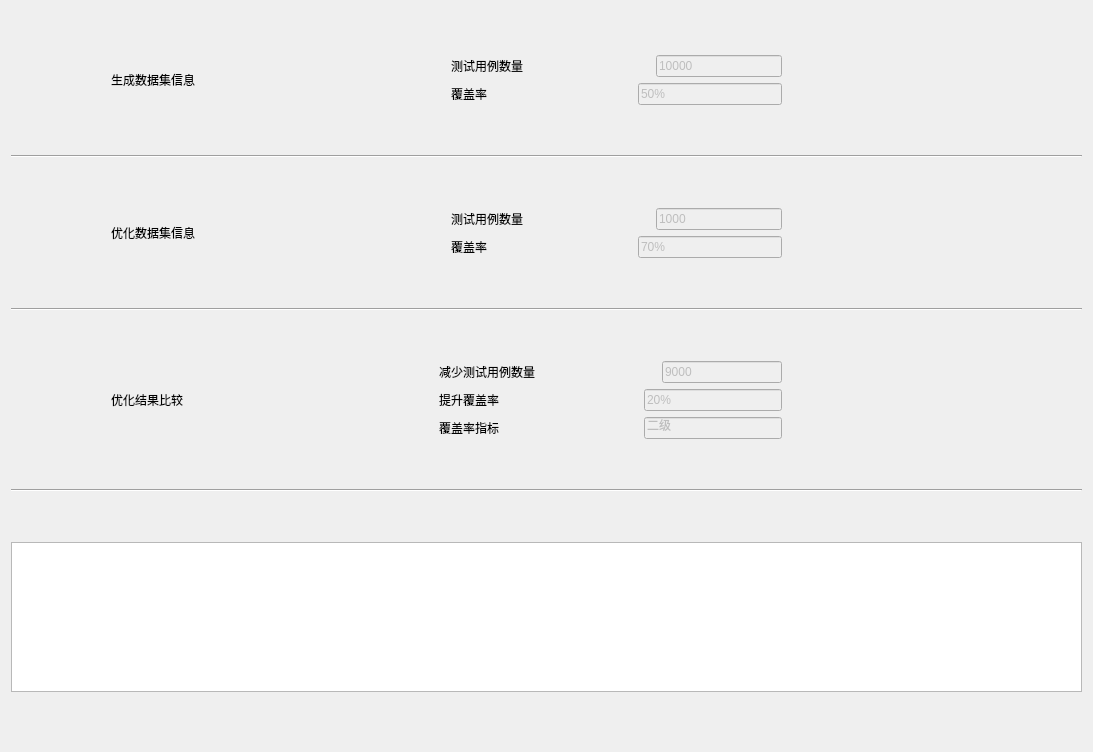
<?xml version="1.0" encoding="UTF-8"?>
<ui version="4.0">
 <class>Form</class>
 <widget class="QWidget" name="Form">
  <property name="geometry">
   <rect>
    <x>0</x>
    <y>0</y>
    <width>1093</width>
    <height>752</height>
   </rect>
  </property>
  <property name="windowTitle">
   <string>数据形式结果</string>
  </property>
  <layout class="QVBoxLayout" name="verticalLayout_4">
   <item>
    <layout class="QHBoxLayout" name="horizontalLayout_8">
     <property name="leftMargin">
      <number>100</number>
     </property>
     <property name="rightMargin">
      <number>100</number>
     </property>
     <item>
      <widget class="QLabel" name="label_11">
       <property name="text">
        <string>生成数据集信息</string>
       </property>
      </widget>
     </item>
     <item>
      <layout class="QVBoxLayout" name="verticalLayout">
       <property name="leftMargin">
        <number>200</number>
       </property>
       <item>
        <layout class="QHBoxLayout" name="horizontalLayout">
         <property name="leftMargin">
          <number>50</number>
         </property>
         <property name="rightMargin">
          <number>200</number>
         </property>
         <item>
          <widget class="QLabel" name="label_14">
           <property name="text">
            <string>测试用例数量</string>
           </property>
          </widget>
         </item>
         <item>
          <spacer name="horizontalSpacer">
           <property name="orientation">
            <enum>Qt::Horizontal</enum>
           </property>
           <property name="sizeHint" stdset="0">
            <size>
             <width>40</width>
             <height>20</height>
            </size>
           </property>
          </spacer>
         </item>
         <item>
          <widget class="QLineEdit" name="lineEdit">
           <property name="enabled">
            <bool>false</bool>
           </property>
           <property name="text">
            <string>10000</string>
           </property>
          </widget>
         </item>
        </layout>
       </item>
       <item>
        <layout class="QHBoxLayout" name="horizontalLayout_2">
         <property name="leftMargin">
          <number>50</number>
         </property>
         <property name="rightMargin">
          <number>200</number>
         </property>
         <item>
          <widget class="QLabel" name="label_15">
           <property name="text">
            <string>覆盖率</string>
           </property>
          </widget>
         </item>
         <item>
          <spacer name="horizontalSpacer_2">
           <property name="orientation">
            <enum>Qt::Horizontal</enum>
           </property>
           <property name="sizeHint" stdset="0">
            <size>
             <width>40</width>
             <height>20</height>
            </size>
           </property>
          </spacer>
         </item>
         <item>
          <widget class="QLineEdit" name="lineEdit_5">
           <property name="enabled">
            <bool>false</bool>
           </property>
           <property name="text">
            <string>50%</string>
           </property>
          </widget>
         </item>
        </layout>
       </item>
      </layout>
     </item>
    </layout>
   </item>
   <item>
    <widget class="Line" name="line_2">
     <property name="orientation">
      <enum>Qt::Horizontal</enum>
     </property>
    </widget>
   </item>
   <item>
    <layout class="QHBoxLayout" name="horizontalLayout_9">
     <property name="leftMargin">
      <number>100</number>
     </property>
     <property name="rightMargin">
      <number>100</number>
     </property>
     <item>
      <widget class="QLabel" name="label_12">
       <property name="text">
        <string>优化数据集信息</string>
       </property>
      </widget>
     </item>
     <item>
      <layout class="QVBoxLayout" name="verticalLayout_2">
       <property name="leftMargin">
        <number>200</number>
       </property>
       <item>
        <layout class="QHBoxLayout" name="horizontalLayout_3">
         <property name="leftMargin">
          <number>50</number>
         </property>
         <property name="rightMargin">
          <number>200</number>
         </property>
         <item>
          <widget class="QLabel" name="label_16">
           <property name="text">
            <string>测试用例数量</string>
           </property>
          </widget>
         </item>
         <item>
          <spacer name="horizontalSpacer_3">
           <property name="orientation">
            <enum>Qt::Horizontal</enum>
           </property>
           <property name="sizeHint" stdset="0">
            <size>
             <width>40</width>
             <height>20</height>
            </size>
           </property>
          </spacer>
         </item>
         <item>
          <widget class="QLineEdit" name="lineEdit_6">
           <property name="enabled">
            <bool>false</bool>
           </property>
           <property name="text">
            <string>1000</string>
           </property>
          </widget>
         </item>
        </layout>
       </item>
       <item>
        <layout class="QHBoxLayout" name="horizontalLayout_4">
         <property name="leftMargin">
          <number>50</number>
         </property>
         <property name="rightMargin">
          <number>200</number>
         </property>
         <item>
          <widget class="QLabel" name="label_17">
           <property name="text">
            <string>覆盖率</string>
           </property>
          </widget>
         </item>
         <item>
          <spacer name="horizontalSpacer_4">
           <property name="orientation">
            <enum>Qt::Horizontal</enum>
           </property>
           <property name="sizeHint" stdset="0">
            <size>
             <width>40</width>
             <height>20</height>
            </size>
           </property>
          </spacer>
         </item>
         <item>
          <widget class="QLineEdit" name="lineEdit_7">
           <property name="enabled">
            <bool>false</bool>
           </property>
           <property name="text">
            <string>70%</string>
           </property>
          </widget>
         </item>
        </layout>
       </item>
      </layout>
     </item>
    </layout>
   </item>
   <item>
    <widget class="Line" name="line_3">
     <property name="orientation">
      <enum>Qt::Horizontal</enum>
     </property>
    </widget>
   </item>
   <item>
    <layout class="QHBoxLayout" name="horizontalLayout_10">
     <property name="leftMargin">
      <number>100</number>
     </property>
     <property name="rightMargin">
      <number>100</number>
     </property>
     <item>
      <widget class="QLabel" name="label_13">
       <property name="text">
        <string>优化结果比较</string>
       </property>
      </widget>
     </item>
     <item>
      <layout class="QVBoxLayout" name="verticalLayout_3">
       <property name="leftMargin">
        <number>200</number>
       </property>
       <item>
        <layout class="QHBoxLayout" name="horizontalLayout_5">
         <property name="leftMargin">
          <number>50</number>
         </property>
         <property name="rightMargin">
          <number>200</number>
         </property>
         <item>
          <widget class="QLabel" name="label_18">
           <property name="text">
            <string>减少测试用例数量</string>
           </property>
          </widget>
         </item>
         <item>
          <spacer name="horizontalSpacer_5">
           <property name="orientation">
            <enum>Qt::Horizontal</enum>
           </property>
           <property name="sizeHint" stdset="0">
            <size>
             <width>40</width>
             <height>20</height>
            </size>
           </property>
          </spacer>
         </item>
         <item>
          <widget class="QLineEdit" name="lineEdit_8">
           <property name="enabled">
            <bool>false</bool>
           </property>
           <property name="text">
            <string>9000</string>
           </property>
          </widget>
         </item>
        </layout>
       </item>
       <item>
        <layout class="QHBoxLayout" name="horizontalLayout_6">
         <property name="leftMargin">
          <number>50</number>
         </property>
         <property name="rightMargin">
          <number>200</number>
         </property>
         <item>
          <widget class="QLabel" name="label_19">
           <property name="text">
            <string>提升覆盖率</string>
           </property>
          </widget>
         </item>
         <item>
          <spacer name="horizontalSpacer_6">
           <property name="orientation">
            <enum>Qt::Horizontal</enum>
           </property>
           <property name="sizeHint" stdset="0">
            <size>
             <width>40</width>
             <height>20</height>
            </size>
           </property>
          </spacer>
         </item>
         <item>
          <widget class="QLineEdit" name="lineEdit_9">
           <property name="enabled">
            <bool>false</bool>
           </property>
           <property name="text">
            <string>20%</string>
           </property>
          </widget>
         </item>
        </layout>
       </item>
       <item>
        <layout class="QHBoxLayout" name="horizontalLayout_7">
         <property name="leftMargin">
          <number>50</number>
         </property>
         <property name="rightMargin">
          <number>200</number>
         </property>
         <item>
          <widget class="QLabel" name="label_20">
           <property name="text">
            <string>覆盖率指标</string>
           </property>
          </widget>
         </item>
         <item>
          <spacer name="horizontalSpacer_7">
           <property name="orientation">
            <enum>Qt::Horizontal</enum>
           </property>
           <property name="sizeHint" stdset="0">
            <size>
             <width>40</width>
             <height>20</height>
            </size>
           </property>
          </spacer>
         </item>
         <item>
          <widget class="QLineEdit" name="lineEdit_10">
           <property name="enabled">
            <bool>false</bool>
           </property>
           <property name="text">
            <string>二级</string>
           </property>
          </widget>
         </item>
        </layout>
       </item>
      </layout>
     </item>
    </layout>
   </item>
   <item>
    <widget class="Line" name="line">
     <property name="orientation">
      <enum>Qt::Horizontal</enum>
     </property>
    </widget>
   </item>
   <item>
    <widget class="QTextBrowser" name="textBrowser_2">
     <property name="sizePolicy">
      <sizepolicy hsizetype="Expanding" vsizetype="Minimum">
       <horstretch>0</horstretch>
       <verstretch>0</verstretch>
      </sizepolicy>
     </property>
     <property name="maximumSize">
      <size>
       <width>16777215</width>
       <height>150</height>
      </size>
     </property>
     <property name="layoutDirection">
      <enum>Qt::LeftToRight</enum>
     </property>
     <property name="html">
      <string>&lt;!DOCTYPE HTML PUBLIC &quot;-//W3C//DTD HTML 4.0//EN&quot; &quot;http://www.w3.org/TR/REC-html40/strict.dtd&quot;&gt;
&lt;html&gt;&lt;head&gt;&lt;meta name=&quot;qrichtext&quot; content=&quot;1&quot; /&gt;&lt;style type=&quot;text/css&quot;&gt;
p, li { white-space: pre-wrap; }
&lt;/style&gt;&lt;/head&gt;&lt;body style=&quot; font-family:'SimSun'; font-size:7.2pt; font-weight:400; font-style:normal;&quot;&gt;
&lt;p align=&quot;justify&quot; style=&quot;-qt-paragraph-type:empty; margin-top:0px; margin-bottom:0px; margin-left:0px; margin-right:0px; -qt-block-indent:0; text-indent:0px; font-size:9pt;&quot;&gt;&lt;br /&gt;&lt;/p&gt;&lt;/body&gt;&lt;/html&gt;</string>
     </property>
    </widget>
   </item>
  </layout>
 </widget>
 <resources/>
 <connections/>
</ui>
